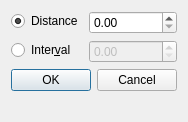
<?xml version="1.0" encoding="UTF-8"?>
<ui version="4.0">
 <class>AlignRowDialog</class>
 <widget class="QDialog" name="AlignRowDialog">
  <property name="geometry">
   <rect>
    <x>0</x>
    <y>0</y>
    <width>186</width>
    <height>122</height>
   </rect>
  </property>
  <property name="windowTitle">
   <string>Align</string>
  </property>
  <layout class="QFormLayout" name="formLayout">
   <item row="0" column="0">
    <widget class="QRadioButton" name="equalDistance">
     <property name="text">
      <string>Distance</string>
     </property>
     <property name="checked">
      <bool>true</bool>
     </property>
    </widget>
   </item>
   <item row="0" column="1">
    <widget class="QDoubleSpinBox" name="distance"/>
   </item>
   <item row="1" column="0">
    <widget class="QRadioButton" name="equalInterval">
     <property name="text">
      <string>Inter&amp;val</string>
     </property>
    </widget>
   </item>
   <item row="1" column="1">
    <widget class="QDoubleSpinBox" name="interval">
     <property name="enabled">
      <bool>false</bool>
     </property>
    </widget>
   </item>
   <item row="2" column="0" colspan="2">
    <widget class="QDialogButtonBox" name="buttonBox">
     <property name="orientation">
      <enum>Qt::Horizontal</enum>
     </property>
     <property name="standardButtons">
      <set>QDialogButtonBox::Cancel|QDialogButtonBox::Ok</set>
     </property>
    </widget>
   </item>
  </layout>
 </widget>
 <resources/>
 <connections>
  <connection>
   <sender>buttonBox</sender>
   <signal>accepted()</signal>
   <receiver>AlignRowDialog</receiver>
   <slot>accept()</slot>
   <hints>
    <hint type="sourcelabel">
     <x>174</x>
     <y>81</y>
    </hint>
    <hint type="destinationlabel">
     <x>157</x>
     <y>96</y>
    </hint>
   </hints>
  </connection>
  <connection>
   <sender>buttonBox</sender>
   <signal>rejected()</signal>
   <receiver>AlignRowDialog</receiver>
   <slot>reject()</slot>
   <hints>
    <hint type="sourcelabel">
     <x>174</x>
     <y>87</y>
    </hint>
    <hint type="destinationlabel">
     <x>183</x>
     <y>96</y>
    </hint>
   </hints>
  </connection>
  <connection>
   <sender>equalDistance</sender>
   <signal>toggled(bool)</signal>
   <receiver>distance</receiver>
   <slot>setEnabled(bool)</slot>
   <hints>
    <hint type="sourcelabel">
     <x>45</x>
     <y>22</y>
    </hint>
    <hint type="destinationlabel">
     <x>117</x>
     <y>26</y>
    </hint>
   </hints>
  </connection>
  <connection>
   <sender>equalInterval</sender>
   <signal>toggled(bool)</signal>
   <receiver>interval</receiver>
   <slot>setEnabled(bool)</slot>
   <hints>
    <hint type="sourcelabel">
     <x>62</x>
     <y>51</y>
    </hint>
    <hint type="destinationlabel">
     <x>112</x>
     <y>51</y>
    </hint>
   </hints>
  </connection>
 </connections>
</ui>
